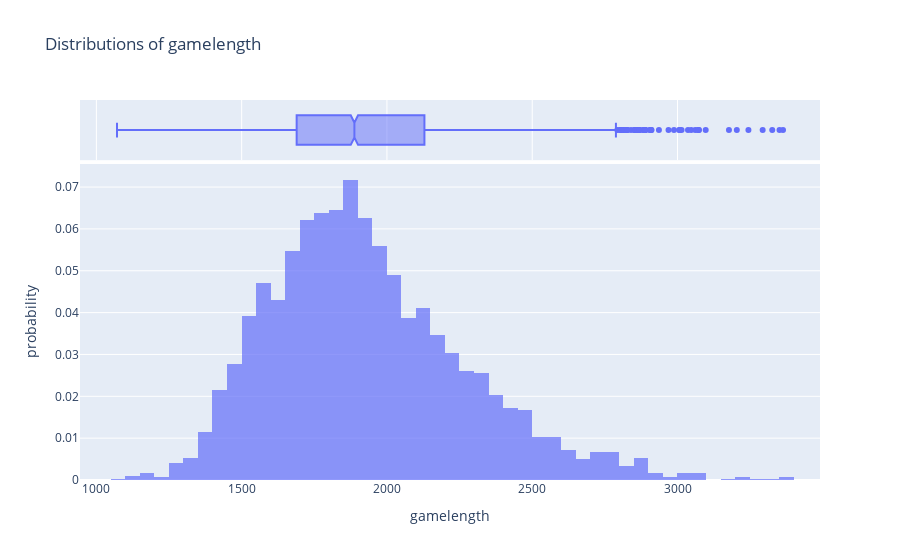

The cell this chart's notebook holds for it:
### Code cell
fig = px.histogram(games, x = 'gamelength', histnorm='probability', marginal='box', 
             title="Distributions of gamelength", barmode='overlay', opacity=0.7)
fig.show()

### Figure 1 — Plotly figure (JSON) as saved in the notebook; plotly's stock layout.template omitted (floating-point values rounded to 4 significant figures; data arrays with more than 128 entries replaced by an {"elided": "..."} marker saying what was removed)
{"data": [{"alignmentgroup": "True", "bingroup": "x", "histnorm": "probability", "hovertemplate": "gamelength=%{x}<br>probability=%{y}<extra></extra>", "legendgroup": "", "marker": {"color": "#636efa", "opacity": 0.7, "pattern": {"shape": ""}}, "name": "", "offsetgroup": "", "orientation": "v", "showlegend": false, "type": "histogram", "x": {"elided": "3039 int values"}, "xaxis": "x", "yaxis": "y"}, {"alignmentgroup": "True", "hovertemplate": "gamelength=%{x}<extra></extra>", "legendgroup": "", "marker": {"color": "#636efa"}, "name": "", "notched": true, "offsetgroup": "", "showlegend": false, "type": "box", "x": {"elided": "3039 int values"}, "xaxis": "x2", "yaxis": "y2"}], "layout": {"barmode": "overlay", "legend": {"tracegroupgap": 0}, "title": {"text": "Distributions of gamelength"}, "xaxis": {"anchor": "y", "domain": [0, 1], "title": {"text": "gamelength"}}, "xaxis2": {"anchor": "y2", "domain": [0, 1], "matches": "x", "showgrid": true, "showticklabels": false}, "yaxis": {"anchor": "x", "domain": [0, 0.8316], "title": {"text": "probability"}}, "yaxis2": {"anchor": "x2", "domain": [0.8416, 1], "matches": "y2", "showgrid": false, "showline": false, "showticklabels": false, "ticks": ""}}}
